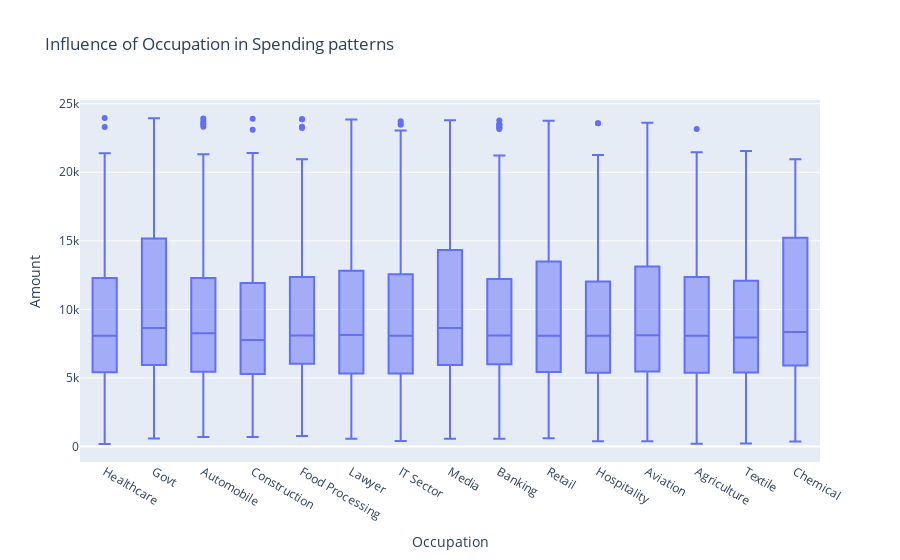

Notebook code cell kept with this figure:
### Markdown cell above
Creating a box plot to show how occupation influences spending patterns

### Code cell
fig = px.box(sales_cleaned, x='Occupation', y='Amount', title='Influence of Occupation in Spending patterns')

fig.show()

### Figure 1 — Plotly figure (JSON) as saved in the notebook; plotly's stock layout.template omitted (floating-point values rounded to 4 significant figures; data arrays with more than 128 entries replaced by an {"elided": "..."} marker saying what was removed)
{"data": [{"alignmentgroup": "True", "hovertemplate": "Occupation=%{x}<br>Amount=%{y}<extra></extra>", "legendgroup": "", "marker": {"color": "#636efa"}, "name": "", "notched": false, "offsetgroup": "", "orientation": "v", "showlegend": false, "type": "box", "x": {"elided": "11251 str values"}, "x0": " ", "xaxis": "x", "y": {"elided": "11251 float values"}, "y0": " ", "yaxis": "y"}], "layout": {"boxmode": "group", "legend": {"tracegroupgap": 0}, "title": {"text": "Influence of Occupation in Spending patterns"}, "xaxis": {"anchor": "y", "domain": [0, 1], "title": {"text": "Occupation"}}, "yaxis": {"anchor": "x", "domain": [0, 1], "title": {"text": "Amount"}}}}
